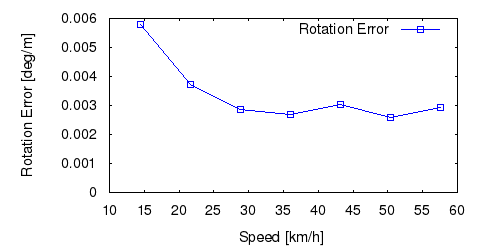

Reproduce this figure in gnuplot.
set term postscript eps enhanced color
set output "21_rs.eps"
set size ratio 0.5
set yrange [0:*]
set xlabel "Speed [km/h]"
set ylabel "Rotation Error [deg/m]"
plot "21_rs.txt" using ($1*3.6):($2*57.3) title 'Rotation Error' lc rgb "#0000FF" pt 4 w linespoints
